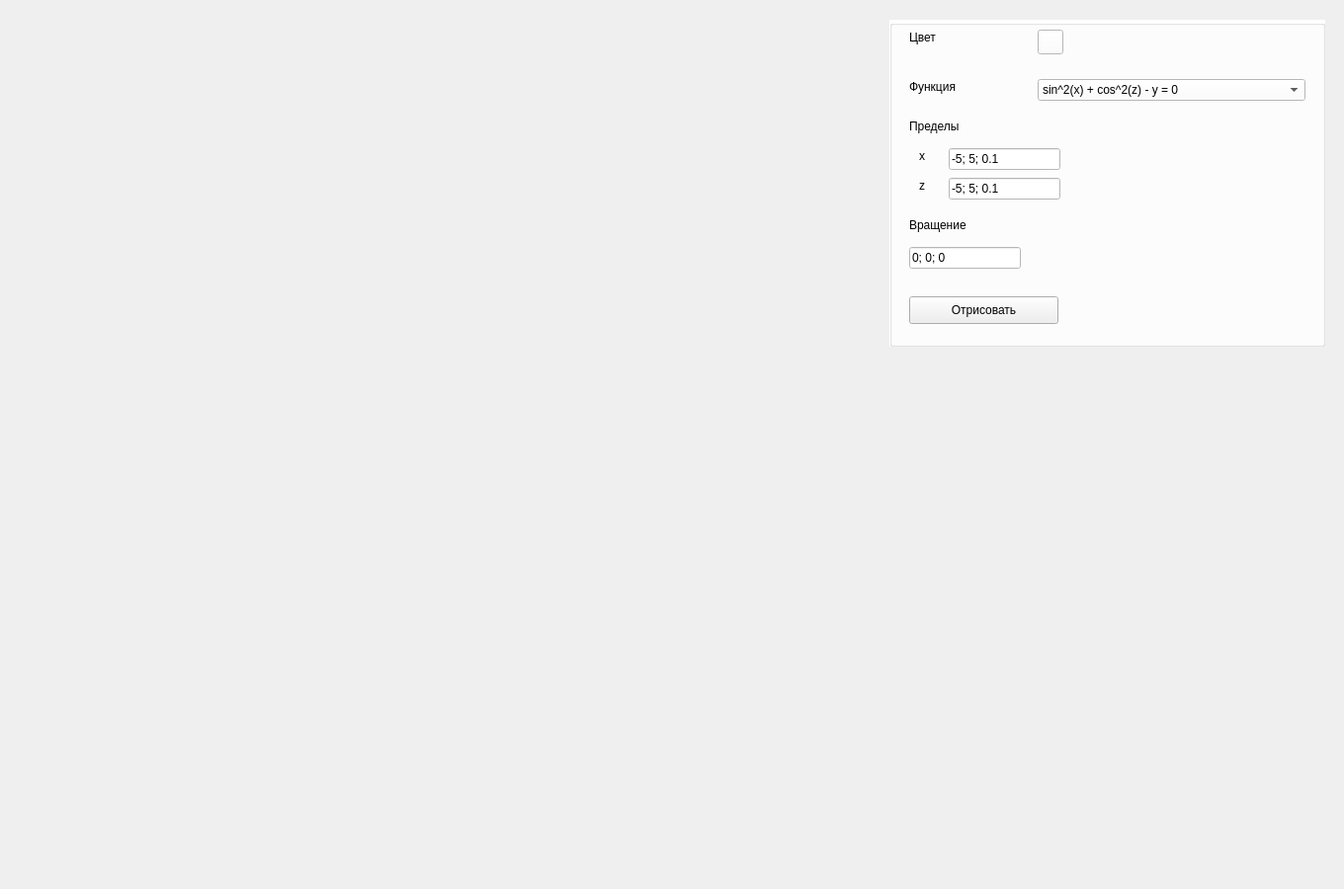
<?xml version="1.0" encoding="UTF-8"?>
<ui version="4.0">
 <class>MainWindow</class>
 <widget class="QMainWindow" name="MainWindow">
  <property name="geometry">
   <rect>
    <x>0</x>
    <y>0</y>
    <width>1360</width>
    <height>900</height>
   </rect>
  </property>
  <property name="minimumSize">
   <size>
    <width>1360</width>
    <height>900</height>
   </size>
  </property>
  <property name="maximumSize">
   <size>
    <width>1360</width>
    <height>900</height>
   </size>
  </property>
  <property name="windowTitle">
   <string>MainWindow</string>
  </property>
  <widget class="QWidget" name="centralwidget">
   <widget class="QLabel" name="canvas">
    <property name="geometry">
     <rect>
      <x>20</x>
      <y>20</y>
      <width>861</width>
      <height>861</height>
     </rect>
    </property>
    <property name="palette">
     <palette>
      <active>
       <colorrole role="Base">
        <brush brushstyle="SolidPattern">
         <color alpha="255">
          <red>85</red>
          <green>0</green>
          <blue>0</blue>
         </color>
        </brush>
       </colorrole>
       <colorrole role="Window">
        <brush brushstyle="SolidPattern">
         <color alpha="255">
          <red>255</red>
          <green>255</green>
          <blue>255</blue>
         </color>
        </brush>
       </colorrole>
       <colorrole role="AlternateBase">
        <brush brushstyle="SolidPattern">
         <color alpha="255">
          <red>255</red>
          <green>255</green>
          <blue>255</blue>
         </color>
        </brush>
       </colorrole>
      </active>
      <inactive>
       <colorrole role="Base">
        <brush brushstyle="SolidPattern">
         <color alpha="255">
          <red>85</red>
          <green>0</green>
          <blue>0</blue>
         </color>
        </brush>
       </colorrole>
       <colorrole role="Window">
        <brush brushstyle="SolidPattern">
         <color alpha="255">
          <red>255</red>
          <green>255</green>
          <blue>255</blue>
         </color>
        </brush>
       </colorrole>
       <colorrole role="AlternateBase">
        <brush brushstyle="SolidPattern">
         <color alpha="255">
          <red>255</red>
          <green>255</green>
          <blue>255</blue>
         </color>
        </brush>
       </colorrole>
      </inactive>
      <disabled>
       <colorrole role="Base">
        <brush brushstyle="SolidPattern">
         <color alpha="255">
          <red>255</red>
          <green>255</green>
          <blue>255</blue>
         </color>
        </brush>
       </colorrole>
       <colorrole role="Window">
        <brush brushstyle="SolidPattern">
         <color alpha="255">
          <red>255</red>
          <green>255</green>
          <blue>255</blue>
         </color>
        </brush>
       </colorrole>
       <colorrole role="AlternateBase">
        <brush brushstyle="SolidPattern">
         <color alpha="255">
          <red>255</red>
          <green>255</green>
          <blue>255</blue>
         </color>
        </brush>
       </colorrole>
      </disabled>
     </palette>
    </property>
    <property name="text">
     <string/>
    </property>
   </widget>
   <widget class="QGroupBox" name="groupBox">
    <property name="geometry">
     <rect>
      <x>900</x>
      <y>20</y>
      <width>441</width>
      <height>331</height>
     </rect>
    </property>
    <property name="palette">
     <palette>
      <active>
       <colorrole role="Button">
        <brush brushstyle="SolidPattern">
         <color alpha="255">
          <red>255</red>
          <green>255</green>
          <blue>255</blue>
         </color>
        </brush>
       </colorrole>
       <colorrole role="Base">
        <brush brushstyle="SolidPattern">
         <color alpha="255">
          <red>255</red>
          <green>255</green>
          <blue>255</blue>
         </color>
        </brush>
       </colorrole>
       <colorrole role="Window">
        <brush brushstyle="SolidPattern">
         <color alpha="255">
          <red>255</red>
          <green>255</green>
          <blue>255</blue>
         </color>
        </brush>
       </colorrole>
       <colorrole role="AlternateBase">
        <brush brushstyle="SolidPattern">
         <color alpha="255">
          <red>255</red>
          <green>255</green>
          <blue>255</blue>
         </color>
        </brush>
       </colorrole>
      </active>
      <inactive>
       <colorrole role="Button">
        <brush brushstyle="SolidPattern">
         <color alpha="255">
          <red>255</red>
          <green>255</green>
          <blue>255</blue>
         </color>
        </brush>
       </colorrole>
       <colorrole role="Base">
        <brush brushstyle="SolidPattern">
         <color alpha="255">
          <red>255</red>
          <green>255</green>
          <blue>255</blue>
         </color>
        </brush>
       </colorrole>
       <colorrole role="Window">
        <brush brushstyle="SolidPattern">
         <color alpha="255">
          <red>255</red>
          <green>255</green>
          <blue>255</blue>
         </color>
        </brush>
       </colorrole>
       <colorrole role="AlternateBase">
        <brush brushstyle="SolidPattern">
         <color alpha="255">
          <red>255</red>
          <green>255</green>
          <blue>255</blue>
         </color>
        </brush>
       </colorrole>
      </inactive>
      <disabled>
       <colorrole role="Button">
        <brush brushstyle="SolidPattern">
         <color alpha="255">
          <red>255</red>
          <green>255</green>
          <blue>255</blue>
         </color>
        </brush>
       </colorrole>
       <colorrole role="Base">
        <brush brushstyle="SolidPattern">
         <color alpha="255">
          <red>255</red>
          <green>255</green>
          <blue>255</blue>
         </color>
        </brush>
       </colorrole>
       <colorrole role="Window">
        <brush brushstyle="SolidPattern">
         <color alpha="255">
          <red>255</red>
          <green>255</green>
          <blue>255</blue>
         </color>
        </brush>
       </colorrole>
       <colorrole role="AlternateBase">
        <brush brushstyle="SolidPattern">
         <color alpha="255">
          <red>255</red>
          <green>255</green>
          <blue>255</blue>
         </color>
        </brush>
       </colorrole>
      </disabled>
     </palette>
    </property>
    <property name="autoFillBackground">
     <bool>true</bool>
    </property>
    <property name="title">
     <string/>
    </property>
    <property name="flat">
     <bool>false</bool>
    </property>
    <widget class="QPushButton" name="colorButton">
     <property name="geometry">
      <rect>
       <x>150</x>
       <y>10</y>
       <width>26</width>
       <height>25</height>
      </rect>
     </property>
     <property name="text">
      <string/>
     </property>
    </widget>
    <widget class="QLabel" name="colorLabel">
     <property name="geometry">
      <rect>
       <x>20</x>
       <y>10</y>
       <width>121</width>
       <height>16</height>
      </rect>
     </property>
     <property name="text">
      <string>Цвет</string>
     </property>
    </widget>
    <widget class="QLabel" name="timeLabel">
     <property name="geometry">
      <rect>
       <x>190</x>
       <y>205</y>
       <width>231</width>
       <height>21</height>
      </rect>
     </property>
     <property name="text">
      <string/>
     </property>
    </widget>
    <widget class="QLabel" name="label">
     <property name="geometry">
      <rect>
       <x>20</x>
       <y>100</y>
       <width>121</width>
       <height>16</height>
      </rect>
     </property>
     <property name="text">
      <string>Пределы</string>
     </property>
    </widget>
    <widget class="QLabel" name="label_2">
     <property name="geometry">
      <rect>
       <x>30</x>
       <y>130</y>
       <width>31</width>
       <height>16</height>
      </rect>
     </property>
     <property name="text">
      <string>x</string>
     </property>
    </widget>
    <widget class="QLabel" name="label_3">
     <property name="geometry">
      <rect>
       <x>30</x>
       <y>160</y>
       <width>31</width>
       <height>16</height>
      </rect>
     </property>
     <property name="text">
      <string>z</string>
     </property>
    </widget>
    <widget class="QLineEdit" name="xInput">
     <property name="geometry">
      <rect>
       <x>60</x>
       <y>130</y>
       <width>113</width>
       <height>22</height>
      </rect>
     </property>
     <property name="text">
      <string>-5; 5; 0.1</string>
     </property>
    </widget>
    <widget class="QLineEdit" name="zInput">
     <property name="geometry">
      <rect>
       <x>60</x>
       <y>160</y>
       <width>113</width>
       <height>22</height>
      </rect>
     </property>
     <property name="text">
      <string>-5; 5; 0.1</string>
     </property>
    </widget>
    <widget class="QLineEdit" name="angleInput">
     <property name="geometry">
      <rect>
       <x>20</x>
       <y>230</y>
       <width>113</width>
       <height>22</height>
      </rect>
     </property>
     <property name="text">
      <string>0; 0; 0</string>
     </property>
    </widget>
    <widget class="QLabel" name="label_5">
     <property name="geometry">
      <rect>
       <x>20</x>
       <y>200</y>
       <width>121</width>
       <height>16</height>
      </rect>
     </property>
     <property name="text">
      <string>Вращение</string>
     </property>
    </widget>
    <widget class="QLabel" name="label_4">
     <property name="geometry">
      <rect>
       <x>20</x>
       <y>60</y>
       <width>121</width>
       <height>16</height>
      </rect>
     </property>
     <property name="text">
      <string>Функция</string>
     </property>
    </widget>
    <widget class="QComboBox" name="comboBox">
     <property name="geometry">
      <rect>
       <x>150</x>
       <y>60</y>
       <width>271</width>
       <height>22</height>
      </rect>
     </property>
     <item>
      <property name="text">
       <string>sin^2(x) + cos^2(z) - y = 0</string>
      </property>
     </item>
     <item>
      <property name="text">
       <string>sqrt(|x * z|) - y = 0</string>
      </property>
     </item>
     <item>
      <property name="text">
       <string>exp(cos(x) * sin(z)) - y = 0</string>
      </property>
     </item>
     <item>
      <property name="text">
       <string>sin(x * z) - y = 0</string>
      </property>
     </item>
     <item>
      <property name="text">
       <string>x^2 + z^2 - y = 0</string>
      </property>
     </item>
    </widget>
   </widget>
   <widget class="QLabel" name="errorLabel">
    <property name="geometry">
     <rect>
      <x>900</x>
      <y>370</y>
      <width>441</width>
      <height>31</height>
     </rect>
    </property>
    <property name="palette">
     <palette>
      <active>
       <colorrole role="WindowText">
        <brush brushstyle="SolidPattern">
         <color alpha="255">
          <red>255</red>
          <green>0</green>
          <blue>0</blue>
         </color>
        </brush>
       </colorrole>
       <colorrole role="ButtonText">
        <brush brushstyle="SolidPattern">
         <color alpha="255">
          <red>255</red>
          <green>0</green>
          <blue>0</blue>
         </color>
        </brush>
       </colorrole>
      </active>
      <inactive>
       <colorrole role="WindowText">
        <brush brushstyle="SolidPattern">
         <color alpha="255">
          <red>255</red>
          <green>0</green>
          <blue>0</blue>
         </color>
        </brush>
       </colorrole>
       <colorrole role="ButtonText">
        <brush brushstyle="SolidPattern">
         <color alpha="255">
          <red>255</red>
          <green>0</green>
          <blue>0</blue>
         </color>
        </brush>
       </colorrole>
      </inactive>
      <disabled>
       <colorrole role="WindowText">
        <brush brushstyle="SolidPattern">
         <color alpha="255">
          <red>120</red>
          <green>120</green>
          <blue>120</blue>
         </color>
        </brush>
       </colorrole>
       <colorrole role="ButtonText">
        <brush brushstyle="SolidPattern">
         <color alpha="255">
          <red>120</red>
          <green>120</green>
          <blue>120</blue>
         </color>
        </brush>
       </colorrole>
      </disabled>
     </palette>
    </property>
    <property name="text">
     <string/>
    </property>
   </widget>
   <widget class="QPushButton" name="fillButton">
    <property name="geometry">
     <rect>
      <x>920</x>
      <y>300</y>
      <width>151</width>
      <height>28</height>
     </rect>
    </property>
    <property name="text">
     <string>Отрисовать</string>
    </property>
   </widget>
  </widget>
 </widget>
 <resources/>
 <connections/>
</ui>
